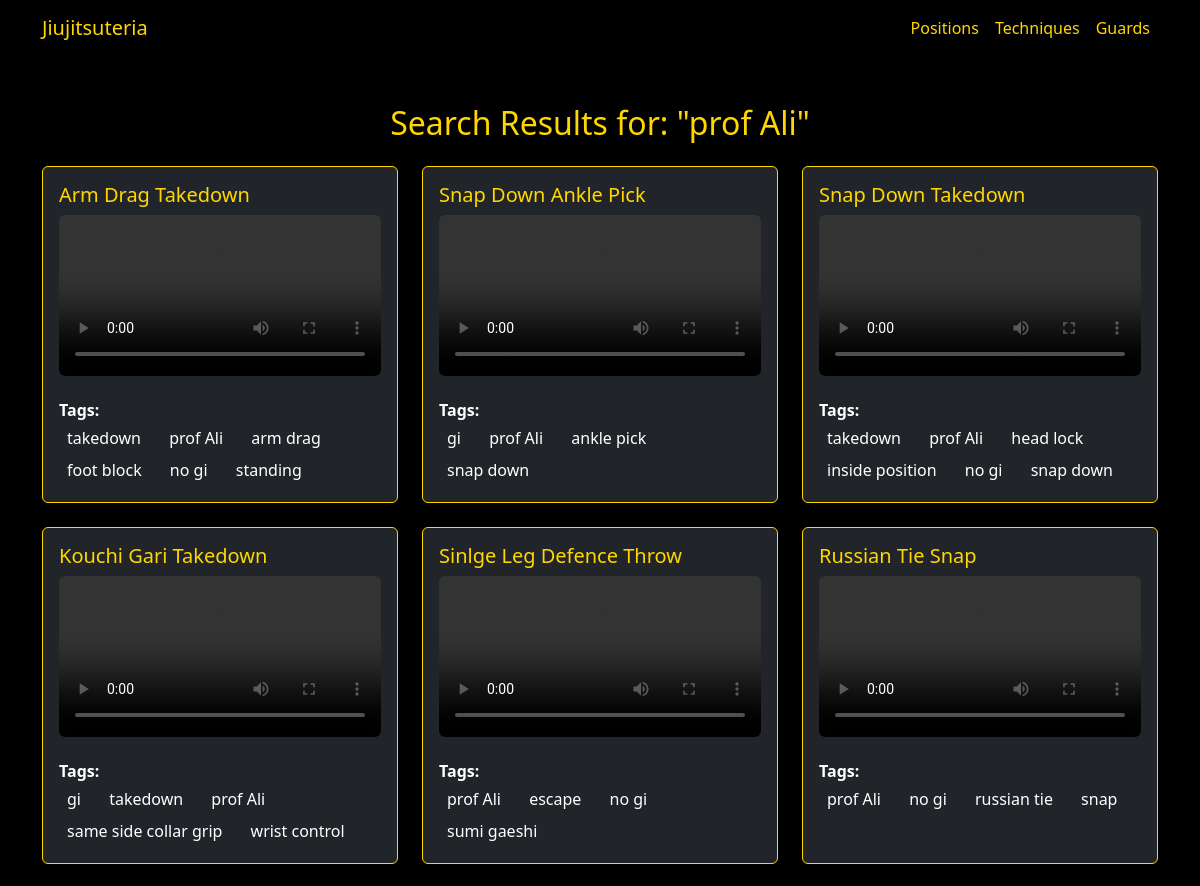
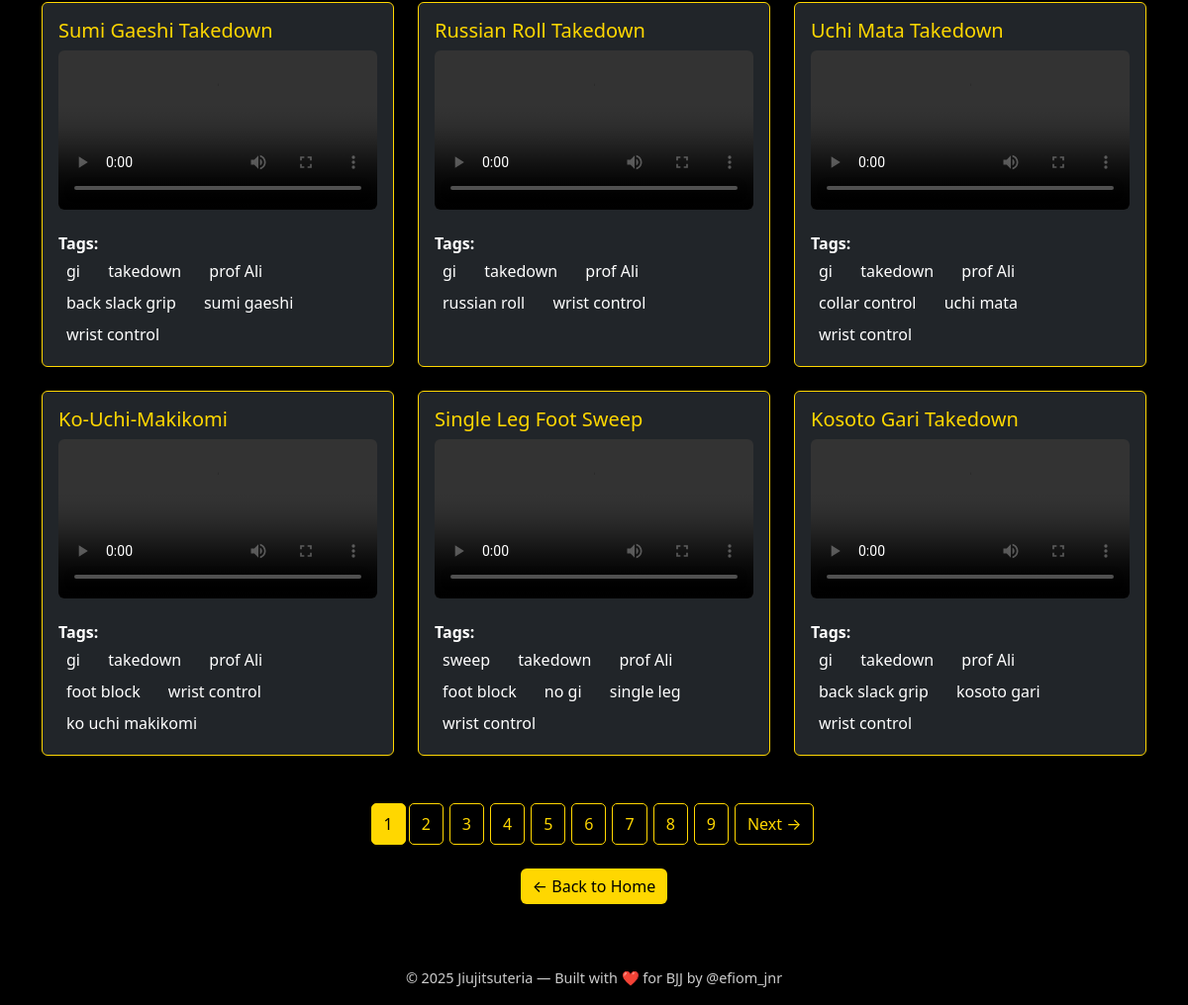
The page /tag/15/ on the database its author committed (2 pictures, top to bottom).
### bjj/models.py (models this page shows, shortened)
class Tag(models.Model):
    name = models.CharField(max_length=50, unique=True)

class Video(models.Model):
    title = models.CharField(max_length=200)
    video_url = models.URLField()
    tags = models.ManyToManyField('Tag', related_name='videos')
    position = models.ForeignKey('Position', on_delete=models.SET_NULL, null=True, blank=True)
    technique = models.ForeignKey('Technique', on_delete=models.SET_NULL, null=True, blank=True)
    guard = models.ForeignKey('Guard', on_delete=models.SET_NULL, null=True, blank=True)
    def cloudfront_url(self):
        s3_prefix = "https://jiujitsuteria-videos.s3.amazonaws.com"
        cloudfront_domain = getattr(settings, 'CLOUDFRONT_DOMAIN', '')
        if self.video_url.startswith(s3_prefix):
            return self.video_url.replace(s3_prefix, cloudfront_domain)
        return self.video_url

### bjj/views.py (the view)
# urls.py: path('tag/<int:tag_id>/', views.videos_by_tag, name='videos_by_tag'),
def videos_by_tag(request, tag_id):
    tag = get_object_or_404(Tag, id=tag_id)
    videos = tag.videos.all().order_by('-id')  # Optional: newest first
    paginator = Paginator(videos, 12)  # 12 videos per page
    page_number = request.GET.get('page')
    page_obj = paginator.get_page(page_number)
    return render(request, 'bjj/tag_search_results.html', {
        'query': tag.name,
        'tag': tag,
        'videos': page_obj,
    })

### bjj/templates/bjj/tag_search_results.html (shortened to what this page needs)
{% extends 'bjj/base.html' %}
{% block content %}
<div class="text-center mb-4">
  <h2 class="text-yellow">Search Results for: "{{ query }}"</h2>
</div>
{% if videos %}
  <div class="row justify-content-center">
    {% for video in videos %}
      <div class="col-md-6 col-lg-4 mb-4">
        <div class="card bg-dark text-white h-100 border border-yellow shadow">
          <div class="card-body">
            <h5 class="card-title text-yellow">{{ video.title }}</h5>
            <video class="w-100 mb-3 rounded" controls>
              <source src="{{ video.cloudfront_url }}" type="video/mp4">
            </video>
            <p class="card-text">
              <strong>Tags:</strong><br>
              {% if video.tags.exists %}
                {% for tag in video.tags.all %}
                  <a href="{% url 'bjj:videos_by_tag' tag.id %}" class="tag-link">
                    {{ tag.name }}
                  </a>
                {% endfor %}
              {% else %}
                <span class="text-muted">No tags</span>
              {% endif %}
            </p>
          </div>
        </div>
      </div>
    {% endfor %}
  </div>
  <div class="text-center mt-4">
    <nav>
      <ul class="pagination justify-content-center">
        {% for page_num in videos.paginator.page_range %}
          {% if page_num == videos.number %}
            <li class="page-item active">
              <span class="page-link custom-page-link-active">{{ page_num }}</span>
            </li>
          {% else %}
            <li class="page-item">
              <a class="page-link custom-page-link" href="?q={{ query }}&page={{ page_num }}">{{ page_num }}</a>
            </li>
          {% endif %}
        {% endfor %}
        {% if videos.has_next %}
          <li class="page-item">
            <a class="page-link custom-page-link" href="?q={{ query }}&page={{ videos.next_page_number }}">Next →</a>
          </li>
        {% endif %}
      </ul>
    </nav>
  </div>
{% else %}
  <p class="text-center text-white">No videos found for this tag.</p>
{% endif %}
<div class="text-center mt-4">
  <a href="{% url 'bjj:index' %}" class="btn btn-yellow">← Back to Home</a>
</div>
{% endblock %}

### bjj/static/bjj/styles.css (style rules this page uses)
body { background-color: #000; color: #fff; }
.text-yellow, .navbar-brand, .nav-link, h1, h2, h3, h4, h5 { color: #FFD700 !important; }
.btn-yellow { background-color: #FFD700; color: #000; border: none; }
a { color: #FFD700; text-decoration: none; }
.border-yellow { border-color: #FFD700 !important; }
.tag-link { color: white; background: none; padding: 4px 8px; border-radius: 4px; display: inline-block; transition: all 0.2s ease; }

### bjj/templates/bjj/tag_search_results.html (style rules this page uses)
.tag-link { color: white; text-decoration: none; margin-right: 8px; transition: color 0.3s ease; }
.pagination .page-item .custom-page-link { background-color: #000; color: #FFD700; border: 1px solid #FFD700; padding: 0.5rem 0.75rem; margin: 0 3px; border-radius: 5px; transition: background-color 0.3s ease; }
.pagination .page-item.active .custom-page-link-active { background-color: #FFD700; color: #000; border: 1px solid #FFD700; padding: 0.5rem 0.75rem; border-radius: 5px; }

### rows shown on the page
Tag: name "prof Ali"
Video: title "Arm Drag Takedown"
Tag: name "takedown"
Tag: name "arm drag"
Tag: name "foot block"
Tag: name "no gi"
Tag: name "standing"
Video: title "Snap Down Ankle Pick"
Tag: name "gi"
Tag: name "ankle pick"
Tag: name "snap down"
Video: title "Snap Down Takedown"
Tag: name "head lock"
Tag: name "inside position"
Video: title "Kouchi Gari Takedown"
Tag: name "same side collar grip"
Tag: name "wrist control"
Video: title "Sinlge Leg Defence Throw"
Tag: name "escape"
Tag: name "sumi gaeshi"
Video: title "Russian Tie Snap"
Tag: name "russian tie"
Tag: name "snap"
Video: title "Sumi Gaeshi Takedown"
Tag: name "back slack grip"
Video: title "Russian Roll Takedown"
Tag: name "russian roll"
Video: title "Uchi Mata Takedown"
Tag: name "collar control"
Tag: name "uchi mata"
Video: title "Ko-Uchi-Makikomi"
Tag: name "ko uchi makikomi"
Video: title "Single Leg Foot Sweep"
Tag: name "sweep"
Tag: name "single leg"
Video: title "Kosoto Gari Takedown"
Tag: name "kosoto gari"

### other values the page prints
{{ page_num }} "1"
{{ page_num }} "2" "3" "4" "5" "6" "7" "8" "9"
{{ year|default:"2025" }} "2025"
